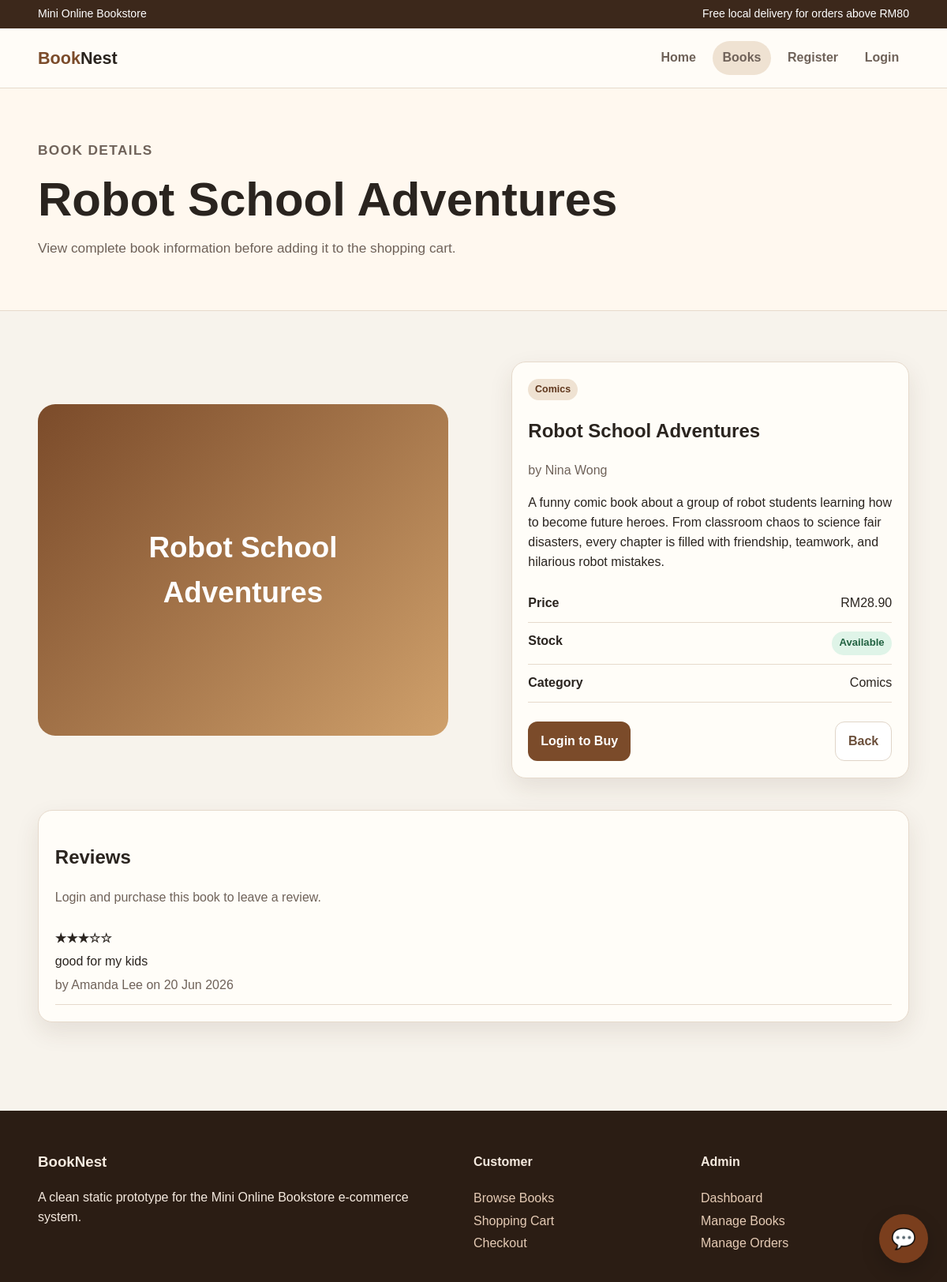
The app's page /books/book-detail.php?id=17 with its own data.
### tables this page shows
CREATE TABLE `books` (
  `book_id` int NOT NULL AUTO_INCREMENT,
  `title` varchar(150) NOT NULL,
  `author` varchar(100) NOT NULL,
  `category` varchar(50) NOT NULL,
  `price` decimal(10,2) NOT NULL,
  `stock` int NOT NULL,
  `description` text,
  `image` varchar(255) DEFAULT NULL,
  `created_at` timestamp NOT NULL DEFAULT CURRENT_TIMESTAMP,
  PRIMARY KEY (`book_id`)
);

CREATE TABLE `reviews` (
  `review_id` int NOT NULL AUTO_INCREMENT,
  `book_id` int NOT NULL,
  `order_id` int NOT NULL,
  `rating` tinyint NOT NULL,
  `comment` text,
  `created_at` timestamp NULL DEFAULT CURRENT_TIMESTAMP,
  PRIMARY KEY (`review_id`),
  UNIQUE KEY `one_review_per_purchase` (`order_id`,`book_id`),
  KEY `book_id` (`book_id`),
  CONSTRAINT `reviews_ibfk_1` FOREIGN KEY (`book_id`) REFERENCES `books` (`book_id`),
  CONSTRAINT `reviews_ibfk_3` FOREIGN KEY (`order_id`) REFERENCES `orders` (`order_id`),
  CONSTRAINT `reviews_chk_1` CHECK ((`rating` between 1 and 5))
);

CREATE TABLE `users` (
  `user_id` int NOT NULL AUTO_INCREMENT,
  `name` varchar(100) NOT NULL,
  `email` varchar(100) NOT NULL,
  `password` varchar(255) NOT NULL,
  `role` enum('customer','admin') NOT NULL DEFAULT 'customer',
  `contact` varchar(20) DEFAULT NULL,
  `created_at` timestamp NOT NULL DEFAULT CURRENT_TIMESTAMP,
  PRIMARY KEY (`user_id`),
  UNIQUE KEY `email` (`email`)
);

### app.php (called while the page is built, shortened)
<?php
function isLoggedIn() {
    return isset($_SESSION['user_id']);
}
function isCustomer() {
    return isset($_SESSION['user_role']) && $_SESSION['user_role'] === 'customer';
}
?>

### books/book-detail.php (the view, shortened to what this page needs)
<?php
include '../app.php';
$book_id = $_GET['id'];
$stmt    = $conn->prepare("SELECT * FROM books WHERE book_id = ?");
$stmt->bind_param("i", $book_id);
$stmt->execute();
$result = $stmt->get_result();
$book = $result->fetch_assoc();
$canReview = false;
$eligibleOrderId = 0;
$reviewsStmt = $conn->prepare("
    SELECT reviews.rating, reviews.comment, reviews.created_at, users.name
    FROM reviews
    JOIN orders ON reviews.order_id = orders.order_id
    JOIN users ON orders.user_id = users.user_id
    WHERE reviews.book_id = ?
    ORDER BY reviews.created_at DESC
");
$reviewsStmt->bind_param("i", $book['book_id']);
$reviewsStmt->execute();
$bookReviews = $reviewsStmt->get_result();
?>
<!DOCTYPE html>
<html lang="en">
<head>
    <link rel="stylesheet" href="../css/style.css?v=126">
</head>
<body>
    <div class="topbar">
        <div class="container">
            <span>Mini Online Bookstore</span>
            <span>Free local delivery for orders above RM80</span>
        </div>
    </div>
    <?php include __DIR__ . '/../includes/navigation.php'; ?>
    <section class="page-title">
        <div class="container">
            <p class="eyebrow">Book Details</p>
            <h1><?php echo htmlspecialchars($book['title']); ?></h1>
            <p>View complete book information before adding it to the shopping cart.</p>
        </div>
    </section>
    <main class="section">
        <div class="container two-col">
            <?php
            $imageFile = __DIR__ . '/../uploads/books/' . $book['image'];
            $imagePath = '../uploads/books/' . $book['image'];
            ?>
            <div class="detail-cover">
                <?php if (!empty($book['image']) && file_exists($imageFile)): ?>
                    <img src="<?php echo htmlspecialchars($imagePath); ?>" alt="<?php echo htmlspecialchars($book['title']); ?>">
                <?php else: ?>
                    <span><?php echo htmlspecialchars($book['title']); ?></span>
                <?php endif; ?>
            </div>
            <div class="form-card">
                <span class="tag"><?php echo htmlspecialchars($book['category']); ?></span>
                <h2><?php echo htmlspecialchars($book['title']); ?></h2>
                <p class="meta">by <?php echo htmlspecialchars($book['author']); ?></p>
                <p><?php echo htmlspecialchars($book['description']); ?></p>
                <div>
                    <div class="info-row">
                        <strong>Price</strong>
                        <span>RM<?php echo number_format($book['price'], 2); ?></span>
                    </div>
                    <div class="info-row">
                        <strong>Stock</strong>
                        <span>
                            <?php if ($book['stock'] > 0): ?>
                                <span class="status completed">Available</span>
                            <?php else: ?>
                                <span class="status cancelled">Out of Stock</span>
                            <?php endif; ?>
                        </span>
                    </div>
                    <div class="info-row">
                        <strong>Category</strong>
                        <span><?php echo htmlspecialchars($book['category']); ?></span>
                    </div>
                </div>
                <div class="actions2">
                    <?php if (isCustomer() && $book['stock'] > 0): ?>
                        <a class="btn" href="../orders/cart.php?add=<?php echo $book['book_id']; ?>">
                            Add to Cart
                        </a>
                    <?php elseif (!isLoggedIn()): ?>
                        <a class="btn" href="../auth/login.php">
                            Login to Buy
                        </a>
                    <?php else: ?>
                        <button class="btn" disabled>Out of Stock</button>
                    <?php endif; ?>
                    <a class="btn secondary" href="books.php">Back</a>
                </div>
            </div>
        </div>
        <div class="container">
            <div class="form-card" style="margin-top:1.5rem;" id="reviews">
                <h2>Reviews</h2>
                <?php if ($canReview): ?>
                    <form method="POST" action="submit-review.php" style="margin-bottom:1.5rem;">
                        <input type="hidden" name="book_id" value="<?php echo $book['book_id']; ?>">
                        <input type="hidden" name="order_id" value="<?php echo $eligibleOrderId; ?>">
                        <div class="field">
                            <label>Your Rating</label>
                            <select name="rating" required>
                                <option value="">Select rating</option>
                                <option value="5">5 - Excellent</option>
                                <option value="4">4 - Good</option>
                                <option value="3">3 - Average</option>
                                <option value="2">2 - Poor</option>
                                <option value="1">1 - Very Poor</option>
                            </select>
                        </div>
                        <div class="field">
                            <label>Your Review</label>
                            <textarea name="comment" rows="3" placeholder="Share your thoughts about this book"></textarea>
                        </div>
                        <button class="btn" type="submit">Submit Review</button>
                    </form>
                <?php elseif (!isLoggedIn()): ?>
                    <p class="small">Login and purchase this book to leave a review.</p>
                <?php elseif (isCustomer()): ?>
                    <p class="small">You can review this book after your order is completed.</p>
                <?php endif; ?>
                <?php if ($bookReviews->num_rows === 0): ?>
                    <p class="small">No reviews yet.</p>
                <?php else: ?>
                    <?php while ($r = $bookReviews->fetch_assoc()): ?>
                        <div class="info-row" style="flex-direction:column; align-items:flex-start; gap:0.3rem;">
                            <strong><?php echo str_repeat('★', (int)$r['rating']) . str_repeat('☆', 5 - (int)$r['rating']); ?></strong>
                            <span><?php echo htmlspecialchars($r['comment']); ?></span>
                            <span class="small">by <?php echo htmlspecialchars($r['name']); ?> on <?php echo date("d M Y", strtotime($r['created_at'])); ?></span>
                        </div>
                    <?php endwhile; ?>
                <?php endif; ?>
            </div>
        </div>
    </main>
    <footer class="footer">
        <div class="container footer-grid">
            <div>
                <h3>BookNest</h3>
                <p>A clean static prototype for the Mini Online Bookstore e-commerce system.</p>
            </div>
            <div>
                <h4>Customer</h4>
                <a href="books.php">Browse Books</a>
                <a href="../orders/cart.php">Shopping Cart</a>
                <a href="../orders/checkout.php">Checkout</a>
            </div>
            <div>
                <h4>Admin</h4>
                <a href="../admin/admin-dashboard.php">Dashboard</a>
                <a href="../admin/manage-books.php">Manage Books</a>
                <a href="../admin/manage-orders.php">Manage Orders</a>
            </div>
        </div>
    </footer>
</body>
</html>

### css/style.css (style rules this page uses)
:root { --bg: #f7f3ec; --paper: #fffdf8; --ink: #2a241f; --muted: #6f6259; --line: #e6dacc; --brand: #7b4b2a; --brand-dark: #5f361c; --accent: #b87945; --soft: #efe2d2; --shadow: 0 12px 30px rgba(70, 45, 25, .10); --radius: 18px; }
* { box-sizing: border-box; }
body { margin: 0; font-family: Arial, Helvetica, sans-serif; background: var(--bg); color: var(--ink); line-height: 1.55; }
a { text-decoration: none; color: inherit; }
.container { width: min(1120px, 92%); margin: auto; }
.topbar { background: #3c281b; color: #fff; padding: .45rem 0; font-size: .88rem; }
.topbar .container { display: flex; justify-content: space-between; gap: 1rem; flex-wrap: wrap; }
.btn { display: inline-flex; align-items: center; justify-content: center; border: 0; border-radius: 12px; padding: .75rem 1rem; background: var(--brand); color: #fff; font-weight: 700; cursor: pointer; height: 50px; font-size: 16px; }
.btn.secondary { background: #ffffff; color: #6b4f3b; border: 1px solid #e0d5c8; padding: 0.4rem 1rem; transition: all 0.2s ease; font-size: 16px; }
.form-card { padding: 1.5rem; border-radius: 18px; }
.hero-grid, .two-col { display: grid; grid-template-columns: 0.9fr 0.8fr; align-items: center; gap: 2rem; }
.eyebrow { color: var(--accent); font-weight: 800; text-transform: uppercase; letter-spacing: .08em; font-size: .85rem; }
.hero h1, .page-title h1 { font-size: clamp(2rem, 5vw, 4rem); line-height: 1.05; margin: .5rem 0 1rem; }
.hero p, .page-title p { font-size: 1.08rem; color: var(--muted); max-width: 650px; }
.hero-card, .card, .form-card, .summary, .stat, .table-wrap { background: var(--paper); border: 1px solid var(--line); border-radius: var(--radius); box-shadow: var(--shadow); margin-top: 1rem; margin-bottom: 1rem; }
.actions2 { display: flex; gap: 0.8rem; align-items: center; justify-content: space-between; background: var(--paper); margin-top: 1.5rem !important; }
.section { padding: 3rem 0; }
.section-head p, .meta, .small { color: var(--muted); }
.tag { display: inline-block; background: var(--soft); color: var(--brand-dark); border-radius: 999px; padding: .25rem .55rem; font-size: .78rem; font-weight: 700; }
.page-title { padding: 3rem 0; background: #fff8ef; border-bottom: 1px solid var(--line); }
.detail-cover { width: 100%; max-width: 520px; height: 420px; border-radius: 22px; background: linear-gradient(135deg, #7b4b2a, #cfa06b); color: #fff; display: flex; align-items: center; justify-content: center; text-align: center; font-size: 2.3rem; font-weight: 900; overflow: hidden; padding: 1rem; }
.detail-cover span { padding: 2rem; }
.form-card, .summary { padding: 1.3rem; }
.info-row, .summary-row { display: flex; justify-content: space-between; gap: 1rem; border-bottom: 1px solid var(--line); padding: .7rem 0; }
.status { border-radius: 999px; padding: 0.3rem 0.6rem; font-size: 0.82rem; font-weight: 800; display: inline-block; }
.status.completed { background: #dff4e8; color: #216241; }
.footer { background: #2b1d14; color: #f5eadf; padding: 2rem 0; margin-top: 3rem; }
.footer-grid { display: grid; grid-template-columns: 2fr 1fr 1fr; gap: 1.5rem; }
.footer a { display: block; color: #e5cbb5; margin: .25rem 0; }

### records on screen
books: title "Robot School Adventures", category "Comics", author "Nina Wong", description "A funny comic book about a group of robot students learning how to become future heroes. From classroom chaos to science fair disasters, every chapter is filled with friendship, teamwork, and hilarious robot mistakes.", price "28.90"
reviews: rating "★★★", rating "☆☆", comment "good for my kids", users.name "Amanda Lee", created_at "20 Jun 2026"
